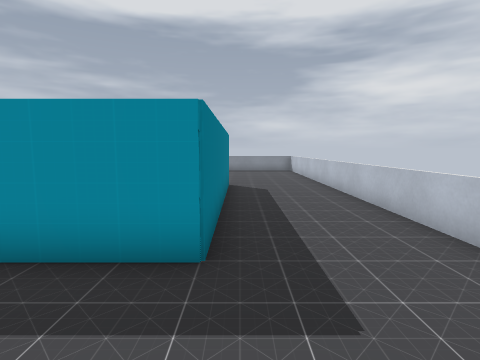
view 1 (above)

21 first-person views from a walk through a 3-D level made in the Godot game engine. The camera is 1.4 m above the floor, tilts 6° down and sees 80° across. The floor is counted in squares, 1 m on a side. Each view is taken from the middle of a square. On the plan, view 1 faces up. The plan holds only what a view shows up to about 14 squares ahead; the rest is blank. Some surface patterns are stand-ins.

view 2
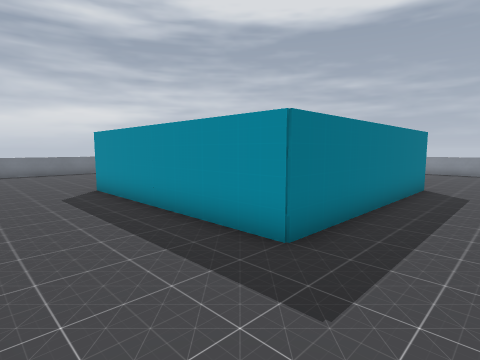

view 3
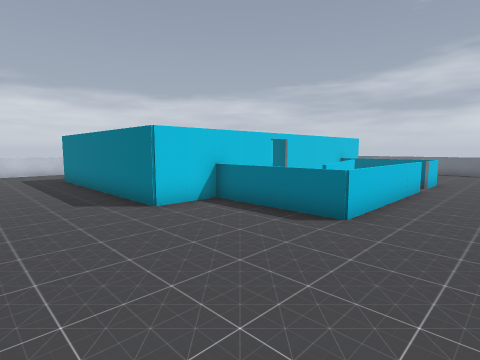

view 4
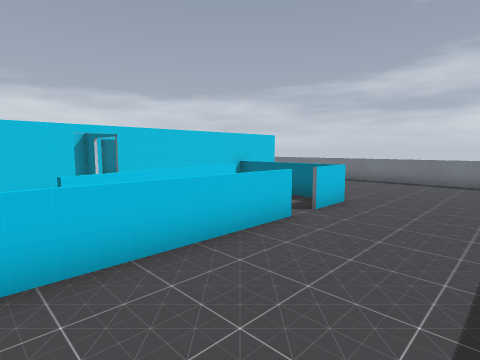

view 5
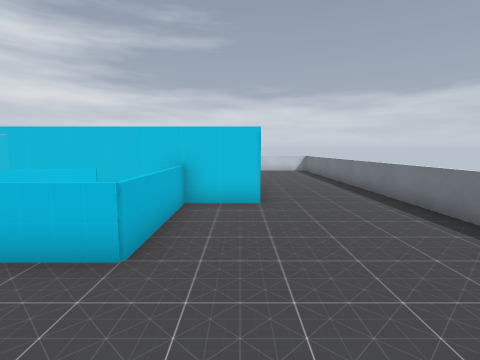

view 6
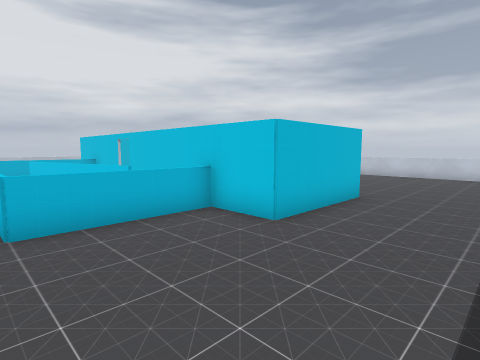

view 7
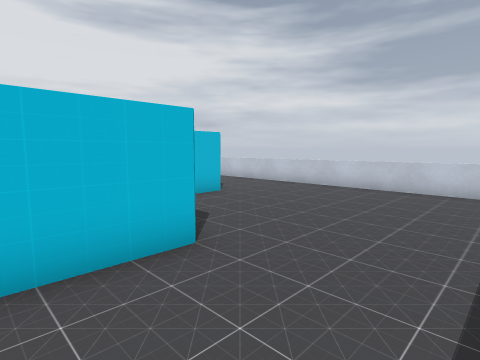

view 8
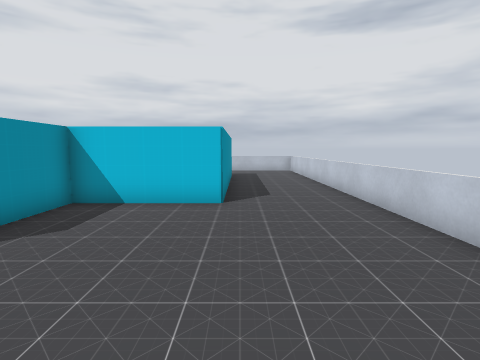

view 9
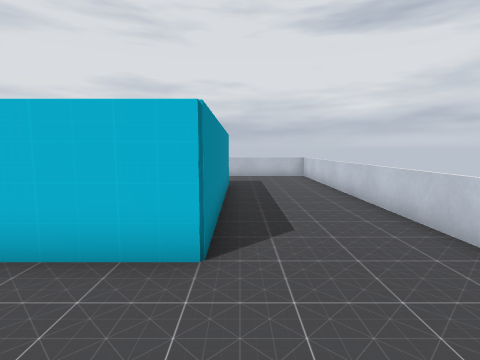

view 10
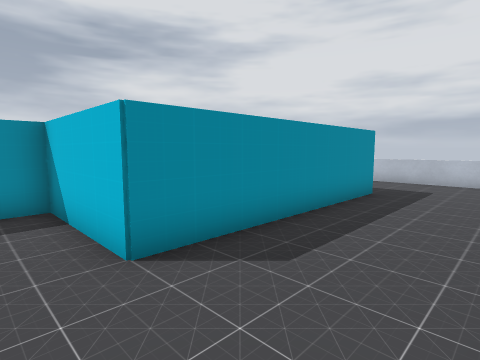

view 11
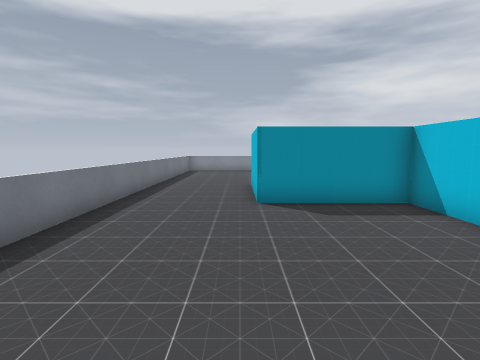

view 12
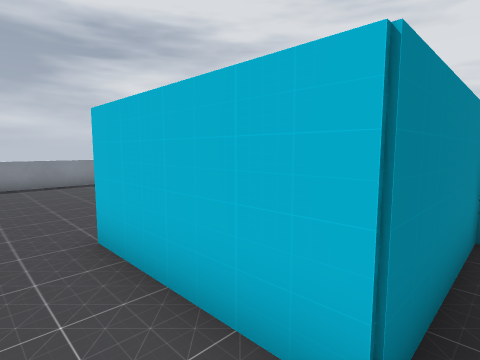

view 13
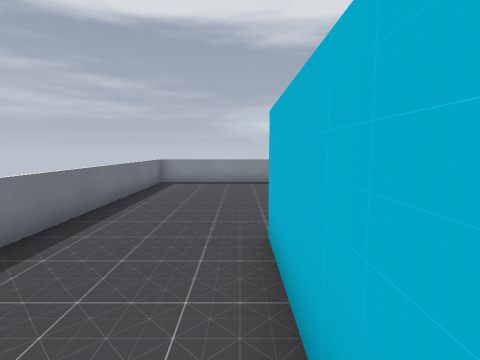

view 14
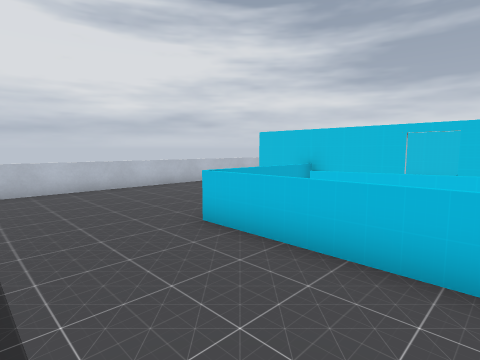

view 15
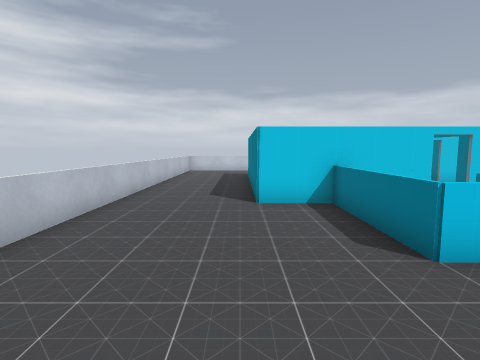

view 16
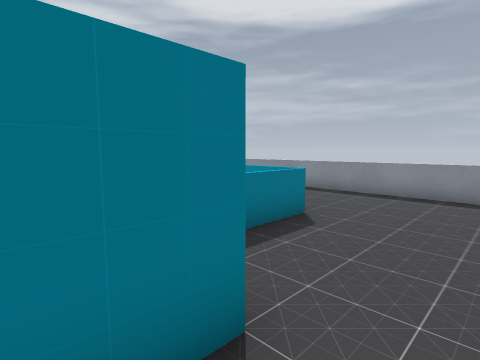

view 17
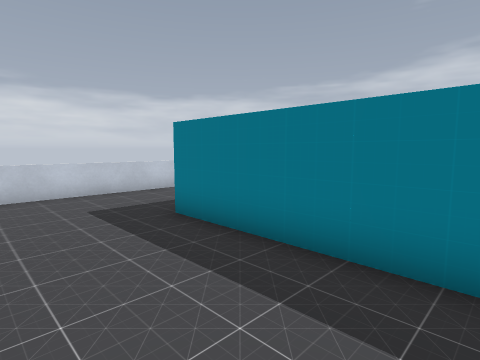

view 18
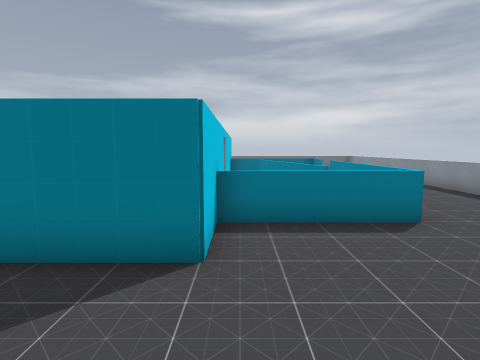

view 19
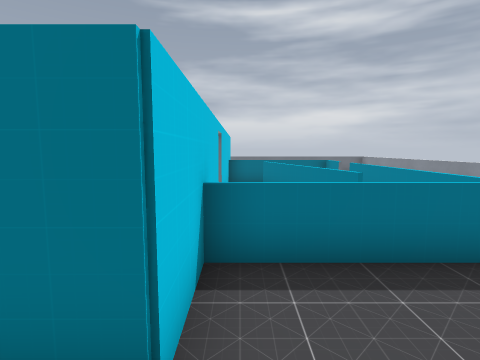

view 20
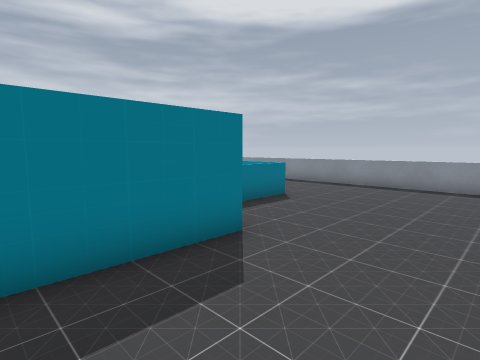

view 21
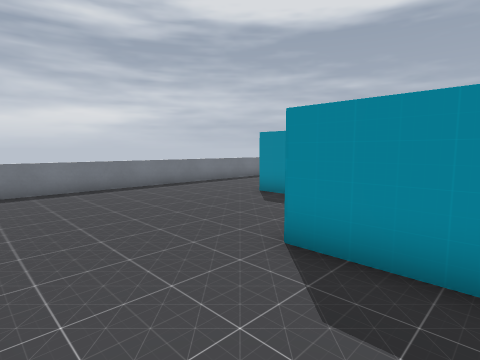

### Floor plan
Points are (right, up) in squares from view 1. A wall is a line through its corners. A room is listed if a view was taken in it or the views show most of it. See-through windows are left out.
Room 1 (views 1, 2, 3, 4, 5, 6, 7, 8, 9, 10, 11, 12, 13, 14, 15, 16, 17, 18, 19, 20, 21)
walls: (-8.5, 7.4) (-12.5, 7.4) (-12.5, 11.6) (-6, 11.6); (-2.5, 11.6) (-0.4, 11.6) (-0.4, 3.5) (-8.5, 3.5) (-8.5, 7.6)
low walls: (-10.5, 11.5) (-10.5, 15.6) (-9, 15.6); (-15.1, -0.5) (2.2, -0.5); (-8, 15.6) (-2.4, 15.6) (-2.4, 11.5); (3.4, 1.1) (3.4, 18.1); (2.1, 19.5) (-16.4, 19.5) (-16.4, 0.9)
ways out: gap at (-9, 15)

Where each view was taken, in squares from view 1:
view 1: 0 up, 0 right, facing up
view 2: 0 up, 2 right, facing up-left
view 3: 18 up, 3 right, facing down-left
view 4: 19 up, 3 left, facing down-left
view 5: 19 up, 12 left, facing down
view 6: 16 up, 16 left, facing down-right
view 7: 10 up, 16 left, facing down-right
view 8: 3 up, 16 left, facing right
view 9: 3 up, 12 left, facing right
view 10: 0 up, 10 left, facing up-right
view 11: 0 up, 13 left, facing up
view 12: 7 up, 14 left, facing up-right
view 13: 7 up, 13 left, facing up
view 14: 19 up, 7 left, facing down-right
view 15: 19 up, 0 right, facing down
view 16: 10 up, 1 right, facing up-left
view 17: 9 up, 3 right, facing down-left
view 18: 12 up, 3 right, facing left
view 19: 12 up, 1 right, facing left
view 20: 8 up, 3 right, facing up-left
view 21: 0 up, 6 left, facing up-left
